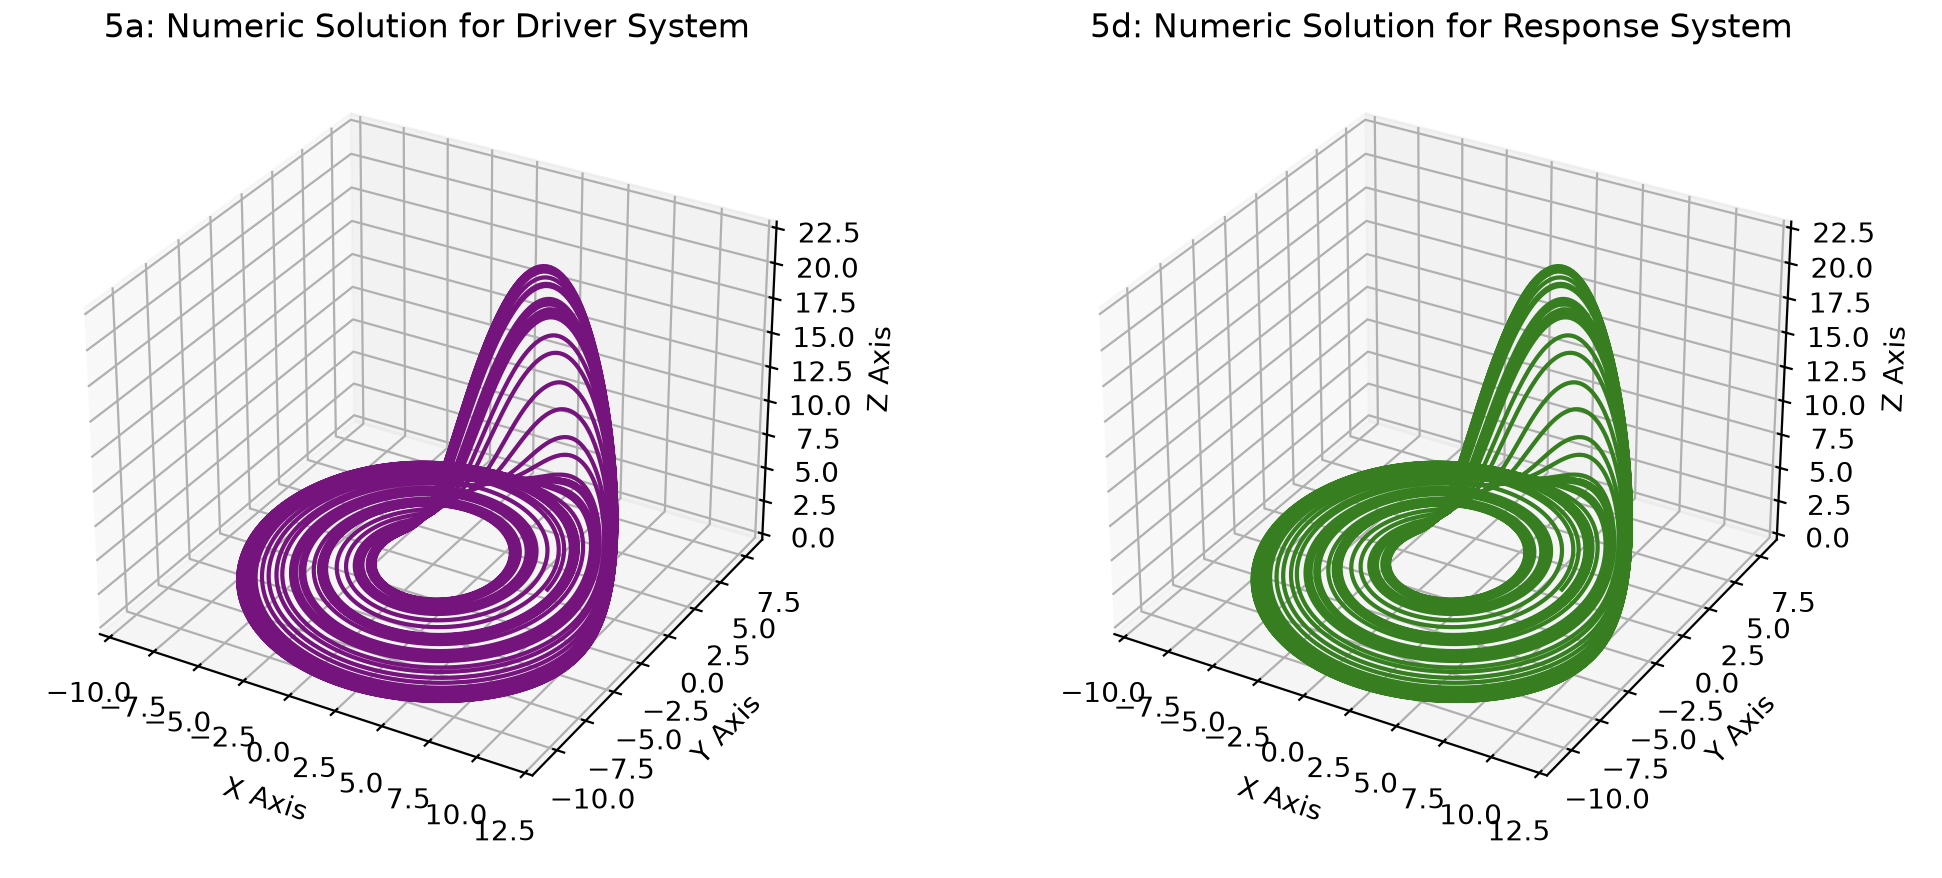

The Python source for this figure:
import numpy as np
import matplotlib.pyplot as plt
from scipy.integrate import solve_ivp

def system(t, s, a, b, c):
    xD, yD, zD, xR, yR, zR = s

    eX = xR-xD
    eY = yR-yD
    eZ = zR-zD

    u1 = -eX + eZ
    u2 = -eY * (1+a)
    u3 = -eZ - (eX*zR + (xD-c)*eZ)

    # Driver
    dxD = -yD - zD
    dyD = xD + a*yD
    dzD = b + zD*(xD-c)

    # Response
    dxR = -yR - zR + u1
    dyR = xR + a*yR + u2
    dzR = b + zR*(xR-c) + u3

    return [dxD, dyD, dzD, dxR, dyR, dzR]

# eq = (5.693, 28.46, -28.46)
d0 = (1,1,1)
r0 = (5,5,5)
s0 = [*d0, *r0]

a,b,c  = 0.2, 0.2, 5.7
params = a,b,c
t_span = (0, 1000)
t_eval = np.linspace(*t_span, 100000) 

sol = solve_ivp(
    system, t_span, s0,
    args=params,
    t_eval=t_eval
)

x,y,z    = sol.y[0:3, -31500:]
xx,yy,zz = sol.y[3:6, -31500:]


fig = plt.figure(figsize=(12, 5))
ax1 = fig.add_subplot(1,2,1, projection='3d') # Enters the 3D domain
ax1.plot(x, y, z, color='purple', label='3D Line')

ax1.set_xlabel('X Axis')
ax1.set_ylabel('Y Axis')
ax1.set_zlabel('Z Axis')
ax1.set_title('5a: Numeric Solution for Driver System')


ax2 = fig.add_subplot(1,2,2, projection='3d') # Enters the 3D domain
ax2.plot(xx, yy, zz, color='green', label='3D Line')

ax2.set_xlabel('X Axis')
ax2.set_ylabel('Y Axis')
ax2.set_zlabel('Z Axis')
ax2.set_title('5d: Numeric Solution for Response System')

plt.show()
